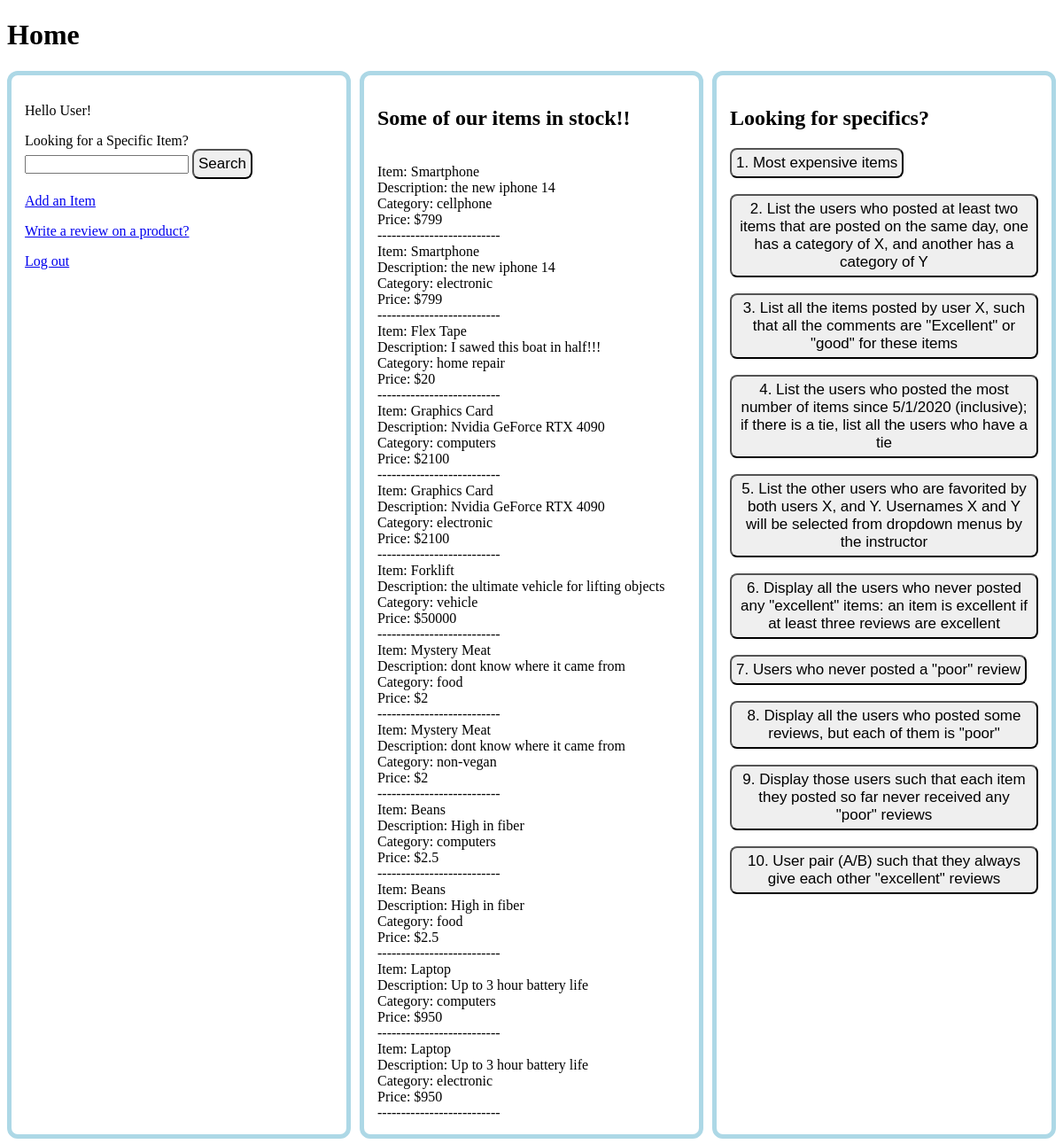
/ (signed in), run on the app's committed database.
### tables this page shows
CREATE TABLE `categories` (
  `name` varchar(15) NOT NULL,
  `c_item_id` int NOT NULL,
  PRIMARY KEY (`name`,`c_item_id`),
  KEY `c_item_id_idx` (`c_item_id`),
  CONSTRAINT `c_item_id` FOREIGN KEY (`c_item_id`) REFERENCES `item` (`item_id`)
);

CREATE TABLE `item` (
  `item_id` int NOT NULL AUTO_INCREMENT,
  `title` varchar(25) NOT NULL,
  `description` varchar(100) NOT NULL,
  `date_posted` char(10) NOT NULL,
  `price` float NOT NULL,
  `poster` varchar(15) NOT NULL,
  PRIMARY KEY (`item_id`),
  KEY `poster_idx` (`poster`),
  CONSTRAINT `poster` FOREIGN KEY (`poster`) REFERENCES `user` (`username`)
);

### index.php (the view, shortened to what this page needs)
<!DOCTYPE html>
<html>
<head>
    <link rel="stylesheet" href="https://unpkg.com/sakura.css/css/sakura.css" type="text/css">
</head>
<body>
    <h1>Home</h1>
    <?php if (isset($_SESSION["user_id"])): ?>
    <div class="row">
        <div class="column">
        <p>Hello User!</p>
      <form method="POST">
        <label>Looking for a Specific Item?</label>
        <input type="text" name="search">
        <button type="submit">Search</button>
      </form>
        <p><a href="additem.html">Add an Item</a></p>
        <p><a href="review.php">Write a review on a product?</a></p>
        <p><a href="logout.php">Log out</a></p>
        </div>
        <div class="column">
            <h2>Some of our items in stock!!</h2>
            <?php
            $servername = "localhost";
            $username = "root";
            $password = "password123";
            $dbname = "comp440";
            $conn = new mysqli($servername, $username, $password, $dbname);
            $sql = "SELECT item.title, item.description, item.price, categories.name FROM item INNER JOIN
            categories WHERE item.item_id = categories.c_item_id";
            $result = $conn->query($sql);
            if ($result->num_rows > 0) {
                while($row = $result->fetch_assoc()) {
                    echo "<br> Item: ". $row["title"]. " <br> Description: ". $row["description"]. "<br> Category: ". $row["name"]. " <br> Price: $" . $row["price"] . "<br>--------------------------";
                }
            } else {
                echo "0 results";
            }
            ?>
        </div>
          <div class="column">
              <h2>Looking for specifics?</h2>
              <form action = "phase3/expensiveitems.php">
                <button>1. Most expensive items</button>
                </form><br>
                  <form action = "phase3/twoitems.php">
                <button>2. List the users who posted at least two items that are posted on the same day, one has a category
                        of X, and another has a category of Y </button>
                </form><br>
                <form action = "phase3/usercomment.php">
                <button>3. List all the items posted by user X, such that all the comments are "Excellent" or "good" for
                          these items</button>
                </form><br>
                <form action = "phase3/mostdate.php">
                <button>4. List the users who posted the most number of items since 5/1/2020 (inclusive); if there is a tie,
                        list all the users who have a tie</button>
                </form><br>
                <form action = "phase3/dropdownfavorite.php">
                <button>5. List the other users who are favorited by both users X, and Y. Usernames X and Y will be
                        selected from dropdown menus by the instructor</button>
                </form><br>
                <form action = "phase3/excellentreviews.php">
                <button>6. Display all the users who never posted any "excellent" items: an item is excellent if at least
                          three reviews are excellent</button>
                </form><br>
                <form action = "phase3/neverpoor.php">
                <button>7. Users who never posted a "poor" review</button>
                </form><br>
                <form action = "phase3/eachpoor.php">
                <button>8. Display all the users who posted some reviews, but each of them is "poor"</button>
                </form><br>
                <form action = "phase3/userneverpoor.php">
                <button>9. Display those users such that each item they posted so far never received any "poor" reviews</button>
                </form><br>
                <form action = "phase3/excellentpair.php">
                <button>10. User pair (A/B) such that they always give each other "excellent" reviews</button>
                </form>
          </div>
    </div>
    <?php endif; ?>
</body>
</html>

### index.php (style rules this page uses)
* { box-sizing: border-box; }
button { border-radius: 8px; font-size: 17px; padding: 5px; }
.column { flex: 30%; padding: 15px; border: 5px solid lightblue; border-radius: 12px; }
body { max-width: fit-content; }
.row { display: grid; grid-template-columns: repeat(3, 1fr); grid-gap: 10px; }

### data on the page
categories: c_item.title "Smartphone", c_item.description "the new iphone 14", name "cellphone", c_item.price "799"
categories: c_item.title "Smartphone", c_item.description "the new iphone 14", name "electronic", c_item.price "799"
categories: c_item.title "Flex Tape", c_item.description "I sawed this boat in half!!!", name "home repair", c_item.price "20"
categories: c_item.title "Graphics Card", c_item.description "Nvidia GeForce RTX 4090", name "computers", c_item.price "2100"
categories: c_item.title "Graphics Card", c_item.description "Nvidia GeForce RTX 4090", name "electronic", c_item.price "2100"
categories: c_item.title "Forklift", c_item.description "the ultimate vehicle for lifting objects", name "vehicle", c_item.price "50000"
categories: c_item.title "Mystery Meat", c_item.description "dont know where it came from", name "food", c_item.price "2"
categories: c_item.title "Mystery Meat", c_item.description "dont know where it came from", name "non-vegan", c_item.price "2"
categories: c_item.title "Beans", c_item.description "High in fiber", name "computers", c_item.price "2.5"
categories: c_item.title "Beans", c_item.description "High in fiber", name "food", c_item.price "2.5"
categories: c_item.title "Laptop", c_item.description "Up to 3 hour battery life", name "computers", c_item.price "950"
categories: c_item.title "Laptop", c_item.description "Up to 3 hour battery life", name "electronic", c_item.price "950"
